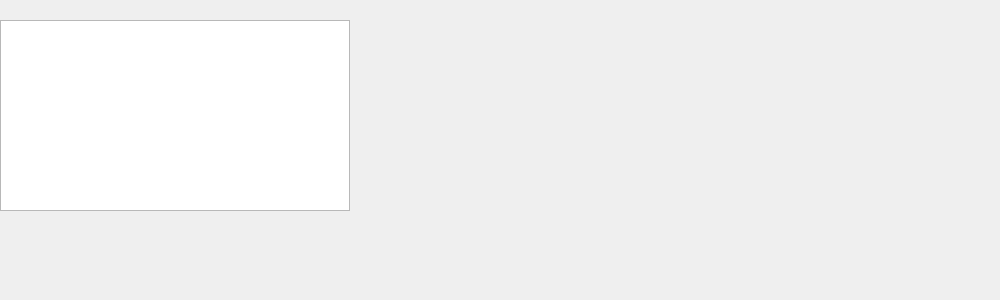
<?xml version="1.0" encoding="UTF-8"?>
<ui version="4.0">
 <class>qcrocoflowDockWidgetBase</class>
 <widget class="QDockWidget" name="qcrocoflowDockWidgetBase">
  <property name="geometry">
   <rect>
    <x>0</x>
    <y>0</y>
    <width>1000</width>
    <height>300</height>
   </rect>
  </property>
  <property name="windowIcon">
   <iconset>
    <normaloff>icons/iconsmall.png</normaloff>icons/iconsmall.png</iconset>
  </property>
  <property name="windowTitle">
   <string>QCrocoflow</string>
  </property>
  <widget class="QWidget" name="dockWidgetContents">
   <widget class="QTextEdit" name="messagelogTextEdit">
    <property name="geometry">
     <rect>
      <x>0</x>
      <y>20</y>
      <width>350</width>
      <height>191</height>
     </rect>
    </property>
    <property name="maximumSize">
     <size>
      <width>350</width>
      <height>16777215</height>
     </size>
    </property>
   </widget>
  </widget>
 </widget>
 <connections/>
</ui>
